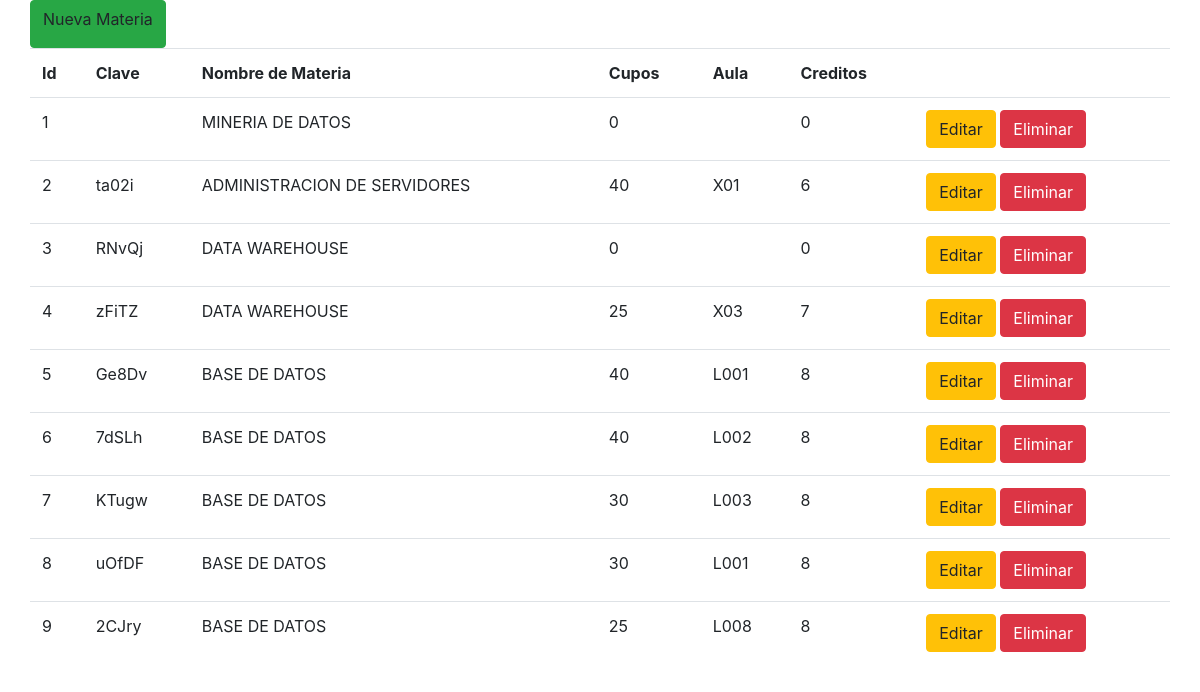
The page /ver_materias.php (signed in) on the database its author committed.
### tables this page shows
CREATE TABLE `materias` (
  `NRC` int(11) NOT NULL,
  `nombre` varchar(100) NOT NULL,
  `clave` varchar(10) NOT NULL,
  `creditos` int(11) NOT NULL,
  `cupos` int(11) NOT NULL,
  `aula` varchar(10) NOT NULL
);

### ver_materias.php (the view, shortened to what this page needs)
<?php
	if(isset($_SESSION['administrador']))
	{
?>
<!DOCTYPE html>
<html lang="en">
<head>
	<link rel="stylesheet" href="css/bootstrap.min.css">
	<link rel="stylesheet" href="css/estiloslistar.css">
</head>
<body>
	<div class="container">
		<div class="row">
			<a class="btn btn-success" data-toggle="modal" data-target="#nuevoMat">Nueva Materia</a><br><br>
			<table class='table'>
				<tr>
					<th>Id</th>
					<th>Clave</th>
					<th>Nombre de Materia</th>
					<th>Cupos</th>
					<th>Aula</th>
					<th>Creditos</th>
					<th><span class="glyphicon glyphicon-wrench"></span></th>
				</tr>
<?php
			$mysqli = new mysqli("localhost", "root", "", "practica4");
			$consulta= "SELECT * FROM materias";
			if ($resultado = $mysqli->query($consulta))
			{
				while ($fila = $resultado->fetch_row())
				{
					echo "<tr>";
					echo "<td>$fila[0]</td>
						<td>$fila[2]</td>
						<td>$fila[1]</td>
						<td>$fila[4]</td>
						<td>$fila[5]</td>
						<td>$fila[3]</td>";
					echo"<td>";
				     echo "<a data-toggle='modal' data-target='#editUsu' data-id='" .$fila[0] ."' data-clave'" .$fila[2] ."' data-nombre='" .$fila[1] ."' data-cupos='" .$fila[4] ."' data-aula='" .$fila[5] ."' data-creditos='" .$fila[3] ."' class='btn btn-warning'><span class='glyphicon glyphicon-pencil'></span>Editar</a> ";
					echo "<a class='btn btn-danger' href='eliminamaterias.php?id=" .$fila[0] ."'><span class='glyphicon glyphicon-remove'></span>Eliminar</a>";
					echo "</td>";
					echo "</tr>";
				}
			}
?>
	        </table>
		</div>
	</div>
</body>
</html>
<?php
	}
	else
	{
		?>
		 <META HTTP-EQUIV="Refresh" CONTENT="0; URL=login.php">
		 <?php
	}
?>

### rows shown on the page
materias: NRC "1", nombre "MINERIA DE DATOS", cupos "0", creditos "0"
materias: NRC "2", clave "ta02i", nombre "ADMINISTRACION DE SERVIDORES", cupos "40", aula "X01", creditos "6"
materias: NRC "3", clave "RNvQj", nombre "DATA WAREHOUSE", cupos "0", creditos "0"
materias: NRC "4", clave "zFiTZ", nombre "DATA WAREHOUSE", cupos "25", aula "X03", creditos "7"
materias: NRC "5", clave "Ge8Dv", nombre "BASE DE DATOS", cupos "40", aula "L001", creditos "8"
materias: NRC "6", clave "7dSLh", nombre "BASE DE DATOS", cupos "40", aula "L002", creditos "8"
materias: NRC "7", clave "KTugw", nombre "BASE DE DATOS", cupos "30", aula "L003", creditos "8"
materias: NRC "8", clave "uOfDF", nombre "BASE DE DATOS", cupos "30", aula "L001", creditos "8"
materias: NRC "9", clave "2CJry", nombre "BASE DE DATOS", cupos "25", aula "L008", creditos "8"
